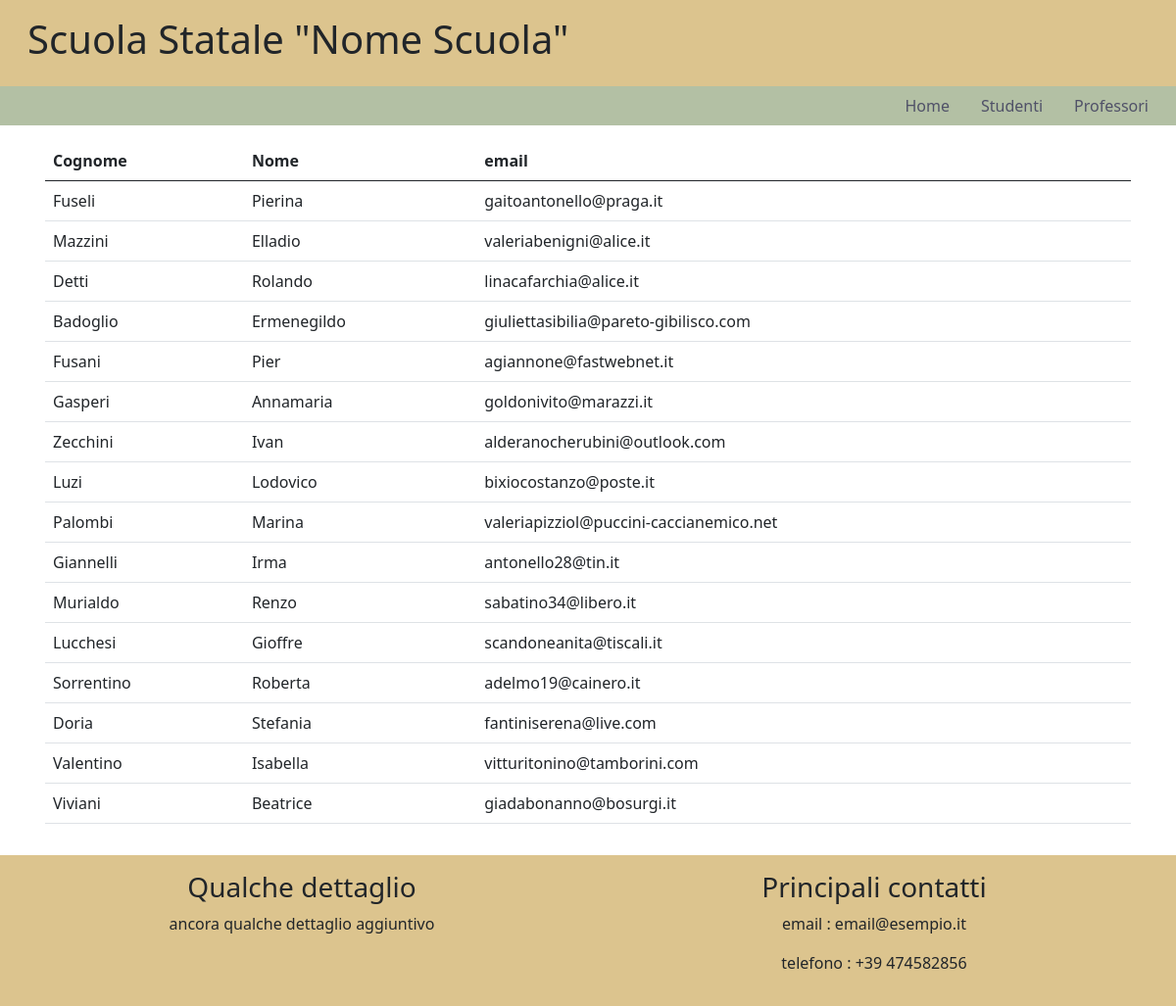
Page /registro_scolastico/professori on the committed database.
### registro_scolastico/models.py (models this page shows, shortened)
class Professore(models.Model):
    nome = models.CharField(max_length=100, verbose_name='nome', help_text='nome del professore', blank=False, null=True)
    cognome = models.CharField(max_length=100, verbose_name='cognome', help_text='cognome del professore', blank=False, null=True, default='')
    email = models.EmailField(verbose_name='indirizzo email', help_text='contatto mail del professore', blank=False, null=True, default='')
    insegnamenti = models.ManyToManyField('registro_scolastico.Materia', related_name='insegnato_da')
    lezioni = models.ManyToManyField('registro_scolastico.Aula', related_name='insegnanti', blank=True)
    class Meta:
        verbose_name_plural = "Professori"

### registro_scolastico/views.py (the view)
# urls.py: path('professori', views.professori, name='professori'),
def professori(request):
    profs = Professore.objects.all()
    context = {'profs': profs}
    return render(request, 'professori.html', context)

### templates/professori.html (shortened to what this page needs)
{% extends 'base.html' %}
{% block mybody %}
    <table class="table">
        <thead>
            <tr>
                <th>Cognome</th>
                <th>Nome</th>
                <th>email</th>
            </tr>
        </thead>
        <tbody>
            {% for prof in profs %}
                <tr>
                    <td> {{ prof.cognome }} </td>
                    <td> {{ prof.nome }} </td>
                    <td> {{ prof.email }} </td>
                </tr>
            {% endfor %}
        </tbody>
     </table>
{% endblock %}

### templates/base.html (shortened to what this page needs)
{% load static %}
<!DOCTYPE html>
<html lang="it" dir="ltr">
  <head>
    <link href="{% static 'css/bootstrap.min.css' %}" rel="stylesheet">
    <link href="{% static 'css/mystyle.css' %}" rel="stylesheet">
  </head>
  <body>
  {% include 'components/navbar.html' %}
  <div class="container p-3">
  {% block mybody %}
  {% endblock %}
  </div>
  {% include 'components/footer.html' %}
  </body>
</html>

### templates/components/navbar.html
<div class="container-fluid">
      <div class="row p-3 titolo">
        <div class="col-12">
          <h1>Scuola Statale "Nome Scuola"</h1>
        </div>
      </div>
      <div class="row navigazione">
        <div class="col-12">
          <ul class="nav justify-content-end">
            <li class="nav-item">
              <a class="nav-link el_nav" href="{% url 'index' %}">Home</a>
            </li>
            <li class="nav-item">
              <a class="nav-link el_nav" href="{% url 'studenti' %}">Studenti</a>
            </li>
            <li class="nav-item">
              <a  class="nav-link el_nav" href="{% url 'professori' %}">Professori</a>
            </li>
          </ul>
        </div>
      </div>
    </div>

### templates/components/footer.html
<div class="container-fluid">
      <div class="row footerz p-3">
        <div class="col-6 text-center">
          <h3>Qualche dettaglio</h3>
          <p>ancora qualche dettaglio aggiuntivo</p>
        </div>
        <div class="col-6 text-center">
          <h3>Principali contatti</h3>
          <p>email : email@esempio.it</p>
          <p>telefono : +39 474582856</p>
        </div>
      </div>
    </div>

### registro_scolastico/static/css/mystyle.css (style rules this page uses)
.footerz { background-color: #DCC48E; }
.titolo { background-color: #DCC48E; }
.navigazione { background-color: #B3C0A4; }
.el_nav { color: #505168; }

### rows in the picture
Professore: cognome "Fuseli", nome "Pierina", email "gaitoantonello@praga.it"
Professore: cognome "Mazzini", nome "Elladio", email "valeriabenigni@alice.it"
Professore: cognome "Detti", nome "Rolando", email "linacafarchia@alice.it"
Professore: cognome "Badoglio", nome "Ermenegildo", email "giuliettasibilia@pareto-gibilisco.com"
Professore: cognome "Fusani", nome "Pier", email "agiannone@fastwebnet.it"
Professore: cognome "Gasperi", nome "Annamaria", email "goldonivito@marazzi.it"
Professore: cognome "Zecchini", nome "Ivan", email "alderanocherubini@outlook.com"
Professore: cognome "Luzi", nome "Lodovico", email "bixiocostanzo@poste.it"
Professore: cognome "Palombi", nome "Marina", email "valeriapizziol@puccini-caccianemico.net"
Professore: cognome "Giannelli", nome "Irma", email "antonello28@tin.it"
Professore: cognome "Murialdo", nome "Renzo", email "sabatino34@libero.it"
Professore: cognome "Lucchesi", nome "Gioffre", email "scandoneanita@tiscali.it"
Professore: cognome "Sorrentino", nome "Roberta", email "adelmo19@cainero.it"
Professore: cognome "Doria", nome "Stefania", email "fantiniserena@live.com"
Professore: cognome "Valentino", nome "Isabella", email "vitturitonino@tamborini.com"
Professore: cognome "Viviani", nome "Beatrice", email "giadabonanno@bosurgi.it"
